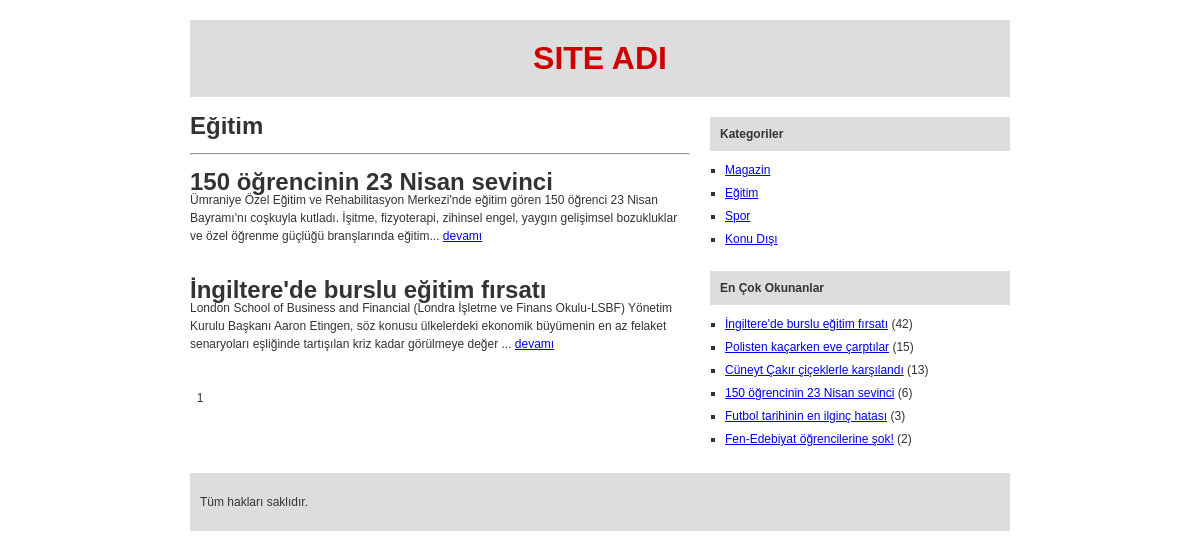
The page /kategori.php?id=2 on the database its author committed.
### tables this page shows
CREATE TABLE `kategori` (
  `id` int(10) unsigned NOT NULL auto_increment,
  `baslik` varchar(50) NOT NULL,
  PRIMARY KEY  (`id`)
);

CREATE TABLE `yazi` (
  `id` int(10) unsigned NOT NULL auto_increment,
  `kat_id` int(10) unsigned NOT NULL,
  `baslik` varchar(50) NOT NULL,
  `detay` text NOT NULL,
  `okunma` int(10) unsigned NOT NULL default '1',
  `kayit_tarihi` timestamp NOT NULL default CURRENT_TIMESTAMP,
  PRIMARY KEY  (`id`)
);

### php/sag.php (the view, shortened to what this page needs)
<div id="sag">
	<h1>Kategoriler</h1>
	<?php
		$sonuc = mysql_query("SELECT * FROM kategori");
			if( $sonuc ) {
				echo "<ul>";
				while( $satir = mysql_fetch_object($sonuc)) {
					echo '<li><a href="kategori.php?id='.$satir->id.'">'. $satir->baslik . '</a></li>';
				}
				echo "</ul>";
			} else {
				echo "Sonuç bulunamadı.";
			}
	?>
	<br>
	<h1>En Çok Okunanlar</h1>
	<?php
		$okunanlar = mysql_query("SELECT id, baslik, okunma FROM yazi ORDER BY okunma DESC");
			if( $okunanlar) {
				echo "<ul>";
				while( $yazilar = mysql_fetch_object($okunanlar) ){
					echo '<li><a href="oku.php?id='. $yazilar->id .'">' . $yazilar->baslik . '</a> ('.$yazilar->okunma.') </li>';
				}
				echo "</ul>";
			} else {
				echo "Sonuç bulunamadı.";
			}
	?>
</div>

### kategori.php (shortened to what this page needs)
<?php
	$katNo = intval($_GET['id']);
	$varmi = mysql_query("SELECT * FROM kategori WHERE id = ".$katNo."");
	$sonuclu = mysql_fetch_object($varmi);
	$sayfa_no = intval( $_GET["sayfa"] );
	$sayfa_no = ($sayfa_no < 1) ? 1 : $sayfa_no;
?>
<!doctype html>
<html>
<head>
	<link href="public/css/stil.css" rel="stylesheet">
</head>
<body>
	<div id="kapsayici">
		<?php
			include 'php/ust.php';
		?>
		<div id="ana">
			<div id="icerik">
				<?php
					echo "<h1>". $sonuclu->baslik ."</h1>";
					echo "<br><hr><br>";
					$sonuc = mysql_query("SELECT id FROM yazi WHERE kat_id=".$katNo."");
					$toplam = mysql_num_rows($sonuc);
					$sayfada_goster = 3;
					$sayfa_adet = ceil($toplam/$sayfada_goster);
					$kayit = mysql_query("SELECT * FROM yazi WHERE kat_id=".$katNo." LIMIT ". ($sayfa_no-1) * $sayfada_goster .", ". $sayfada_goster ."");
					if( mysql_num_rows($kayit) > 1 ){
						while($satir = mysql_fetch_object($kayit) ) {
							echo "<div>";
								echo "<h1>". $satir->baslik . "</h1>";
								echo "<p>". substr($satir->detay, 0, 250) ."... <a href=oku.php?id=".$satir->id.">devamı</a> </p>";
							echo "</div>";
							echo "<br><br>";
						}
						for($i = 1; $i <= $sayfa_adet; $i++) {
							if($i == $sayfa_no) {
								echo " &nbsp; ". $i ." &nbsp;";
							} else {
								echo '<a href="kategori.php?sayfa='.$i.'">'.$i.'</a>';
							}
						}
					} else {
						echo "Sonuç bulunamadı.";
					}
				?>
			</div>
			<?php
				include 'php/sag.php';
			?>
		</div>
		<?php
			include 'php/alt.php'
		?>
	</div>
</body>
</html>

### public/css/stil.css (style rules this page uses)
* { margin:0; padding: 0; }
body { font:12px/18px arial; color:#333; }
#kapsayici { width:820px; margin: 0 auto; }
#ana { overflow: hidden; }
#icerik { float:left;width:500px; }
#sag { float:right; width:300px; }
#sag h1 { background-color:#DDD; font:bold 12px/normal arial; padding: 10px; }
#sag ul { list-style: square outside; padding-left:10px; margin: 10px 0 0; }
#sag ul li { margin: 5px; }

### rows shown on the page
kategori: baslik "Eğitim"
yazi: baslik "150 öğrencinin 23 Nisan sevinci", detay "Ümraniye Özel Eğitim ve Rehabilitasyon Merkezi'nde eğitim gören 150 öğrenci 23 Nisan Bayramı'nı coşkuyla kutladı. İşitme, fizyoterapi, zihinsel engel, yaygın gelişimsel bozukluklar ve özel öğrenme güçlüğü branşlarında eğitim", okunma "6"
yazi: baslik "İngiltere'de burslu eğitim fırsatı", detay "London School of Business and Financial (Londra İşletme ve Finans Okulu-LSBF) Yönetim Kurulu Başkanı Aaron Etingen, söz konusu ülkelerdeki ekonomik büyümenin en az felaket senaryoları eşliğinde tartışılan kriz kadar görülmeye değer", okunma "42"
kategori: baslik "Magazin"
kategori: baslik "Spor"
kategori: baslik "Konu Dışı"
yazi: baslik "Polisten kaçarken eve çarptılar", okunma "15"
yazi: baslik "Cüneyt Çakır çiçeklerle karşılandı", okunma "13"
yazi: baslik "Futbol tarihinin en ilginç hatası", okunma "3"
yazi: baslik "Fen-Edebiyat öğrencilerine şok!", okunma "2"
